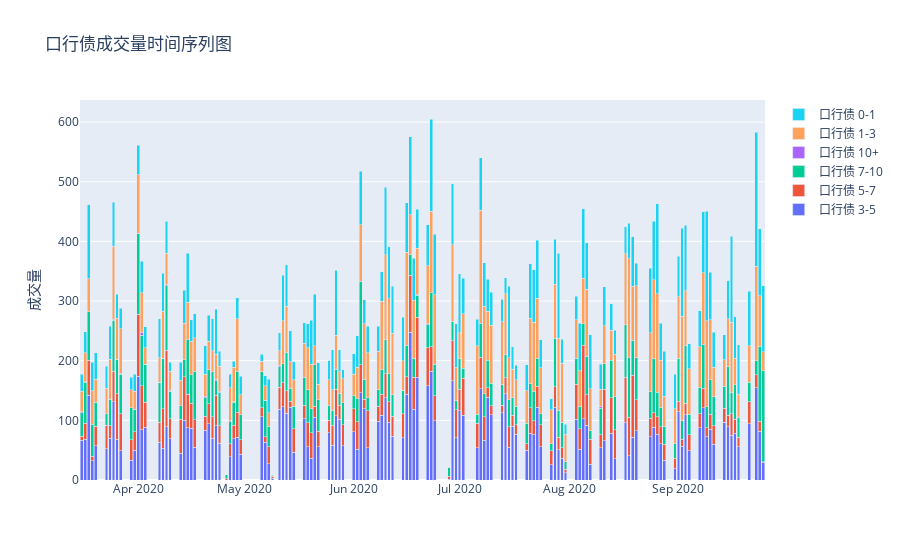

This figure's notebook cell:
### Markdown cell above
农发债：4月开始呈现下降趋势，5月初有所上升

### Code cell
draw_timeseries_by_group(std_list[2])

### Figure 1 — Plotly figure (JSON) as saved in the notebook; plotly's stock layout.template omitted (floating-point values rounded to 4 significant figures; data arrays with more than 128 entries replaced by an {"elided": "..."} marker saying what was removed)
{"data": [{"name": "口行债 3-5", "type": "bar", "x": {"elided": "132 str values"}, "y": {"elided": "132 float values"}}, {"name": "口行债 5-7", "type": "bar", "x": {"elided": "133 str values"}, "y": {"elided": "133 float values"}}, {"name": "口行债 7-10", "type": "bar", "x": {"elided": "133 str values"}, "y": {"elided": "133 float values"}}, {"name": "口行债 10+", "type": "bar", "x": ["2020-03-16", "2020-03-17", "2020-03-25", "2020-03-26", "2020-03-27", "2020-03-31", "2020-04-01", "2020-04-02", "2020-04-03", "2020-04-07", "2020-04-08", "2020-04-09", "2020-04-10", "2020-04-13", "2020-04-20", "2020-04-23", "2020-04-24", "2020-04-27", "2020-04-28", "2020-05-07", "2020-05-11", "2020-06-01", "2020-06-12", "2020-06-15", "2020-06-19", "2020-06-22", "2020-08-10", "2020-09-08"], "y": [1.4, 1, 1.5, 0.4, 1.8, 0.57, 1, 5, 0.2, 0.2, 0.5, 1.9, 1.5, 0.1, 2.2, 3, 1.6, 1.5, 0.3, 0.5, 1.5, 0.3, 0.1, 0.1, 1.8, 1.8, 3, 0.2]}, {"name": "口行债 1-3", "type": "bar", "x": {"elided": "132 str values"}, "y": {"elided": "132 float values"}}, {"name": "口行债 0-1", "type": "bar", "x": {"elided": "130 str values"}, "y": {"elided": "130 float values"}}], "layout": {"barmode": "stack", "title": {"text": "口行债成交量时间序列图"}, "yaxis": {"title": {"text": "成交量"}}}}
